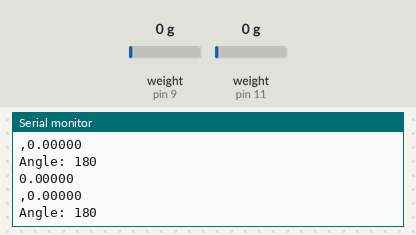
This sketch was run on a simulated Arduino Uno, built with avr-gcc and run on an emulated ATmega328P. On the bench: the last lines printed to the serial monitor. Inputs (shaded band) come from the test bench; at power-on: weight on the scale (sensors on pin 9, pin 11) 0 g.

Above: at 3.2 s.
3.3 s: weight on the scale (sensor on pin 9) set to 100 g
At 3.67 s:
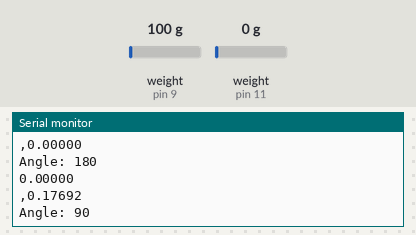
4.8 s: weight on the scale (sensor on pin 11) set to 100 g
At 5.28 s:
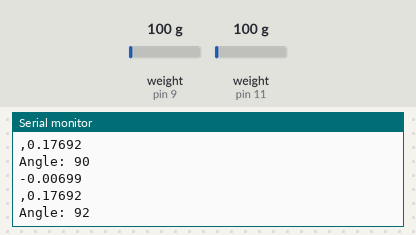
6.3 s: weight on the scale (sensor on pin 9) set to 1250 g
At 6.89 s:
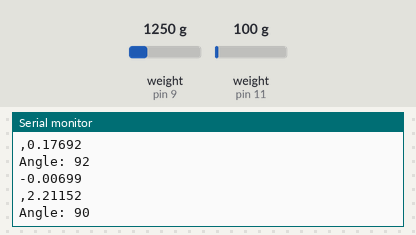
7.8 s: weight on the scale (sensor on pin 11) set to 1250 g
At 8.5 s:
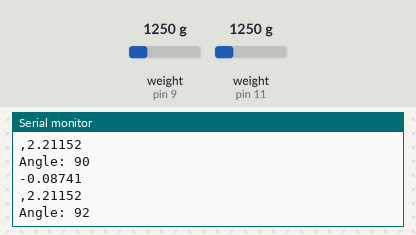
Timing chart, 0 to 10.3 s (numbered marks = the images above; inputs shaded):
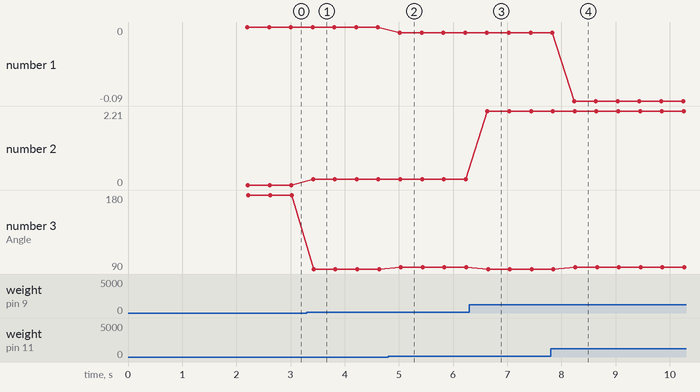

Measured:
- after the input at 3.3 s, the serial monitor: prints a new line after 0.12 s (image 1)
- after the input at 4.8 s, the serial monitor: prints a new line after 0.22 s (image 2)
- after the input at 6.3 s, the serial monitor: prints a new line after 0.34 s (image 3)
- after the input at 7.8 s, the serial monitor: prints a new line after 0.43 s (image 4)
- plotted number 1: 0 → -0.01 after the input at 4.8 s, -0.01 → -0.09 after the input at 7.8 s
- plotted number 2: 0 → 0.18 after the input at 3.3 s, 0.18 → 2.21 after the input at 6.3 s
- plotted number 3: 180 → 90 after the input at 3.3 s, 90 → 92 after the input at 4.8 s

The sketch:

straingaugetest.ino
```cpp
#include <HX711_ADC.h>
#include "HX711.h"
#define DOUT2  9
#define CLK2  8
#define DOUT1 11
#define CLK1 10
//#define M_PI 3.141592653

HX711 scale1;
HX711 scale2;

float calibration_factor1 = 20000.21;
float calibration_factor2 = 20000.21;//-7050 worked for my 440lb max scale setup

void setup() {
  Serial.begin(9600);
  scale1.begin(DOUT1, CLK1);
  scale2.begin(DOUT2, CLK2);

  scale1.set_scale();
  scale2.set_scale();
  scale1.tare();
  scale2.tare();//Reset the scale to 0

  /*
  long zero_factor1 = scale1.read_average(); //Get a baseline reading
  long zero_factor2 = scale2.read_average();
  Serial.print("Zero factor 1: "); //This can be used to remove the need to tare the scale. Useful in permanent scale projects.
  Serial.println(zero_factor1);
  Serial.print("Zero factor 2: "); //This can be used to remove the need to tare the scale. Useful in permanent scale projects.
  Serial.println(zero_factor2);
  */

  Serial.println("Axis1,Axis2");
}

void loop() {

  scale1.set_scale(calibration_factor1);
  scale1.set_scale(calibration_factor2);//Adjust to this calibration factor

  float reading1 = scale1.get_units() / 14.3 * -1;
  float reading2 = scale2.get_units() / -279285.7 / 0.85 * -1;

  //Serial.print("Scale 1 Magnitude: ");
  Serial.println(reading1, 5);
  Serial.print(",");
  //Serial.print("Scale 2 Magnitude: ");
  Serial.println(reading2, 5);

  int resolvedAngle = (int)(atan2(reading2, reading1)/M_PI*180);
  //Serial.println();
  Serial.println("Angle: " + String(resolvedAngle));
  //Serial.println();

  delay(200);
}
```
